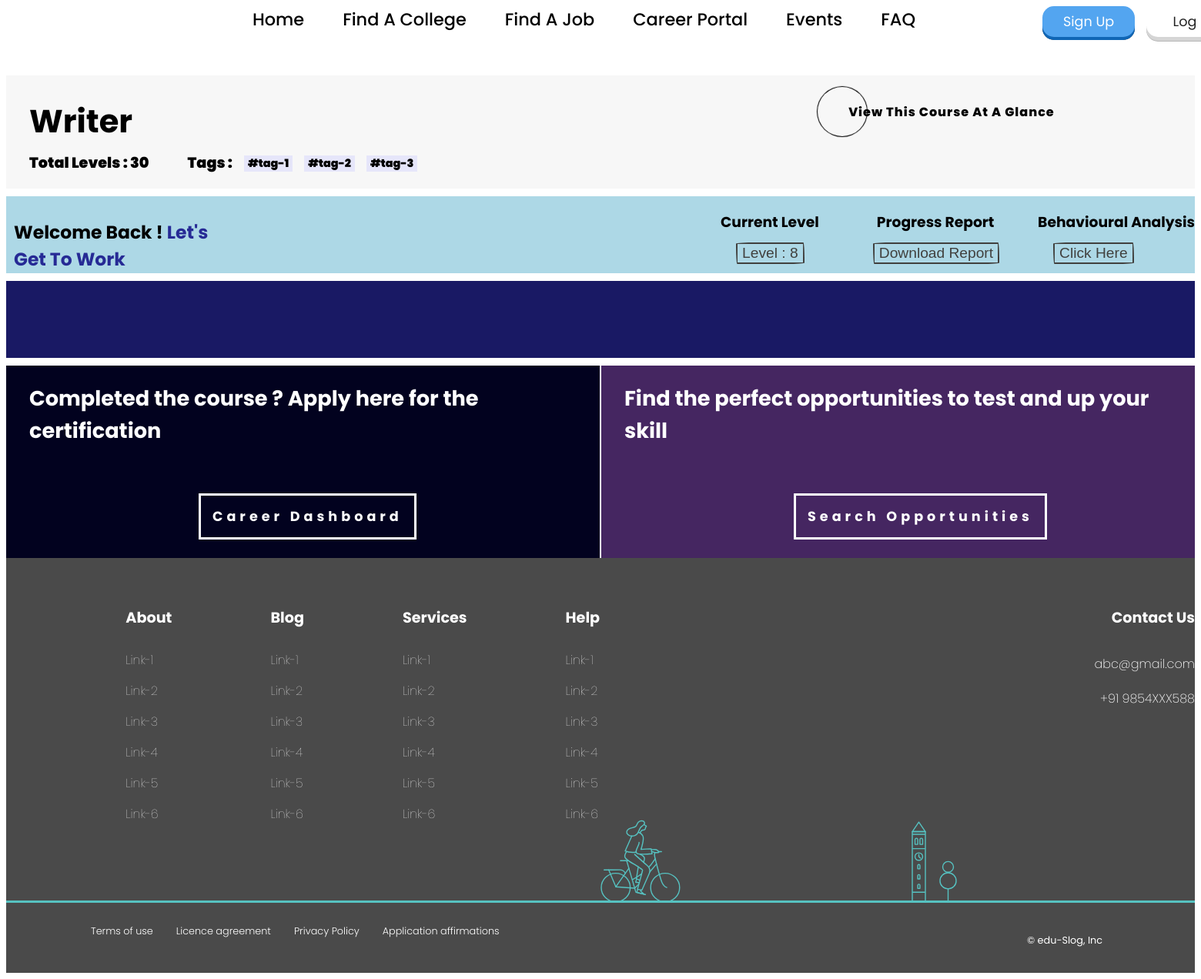
Page /level/2/ on the earlier database version.
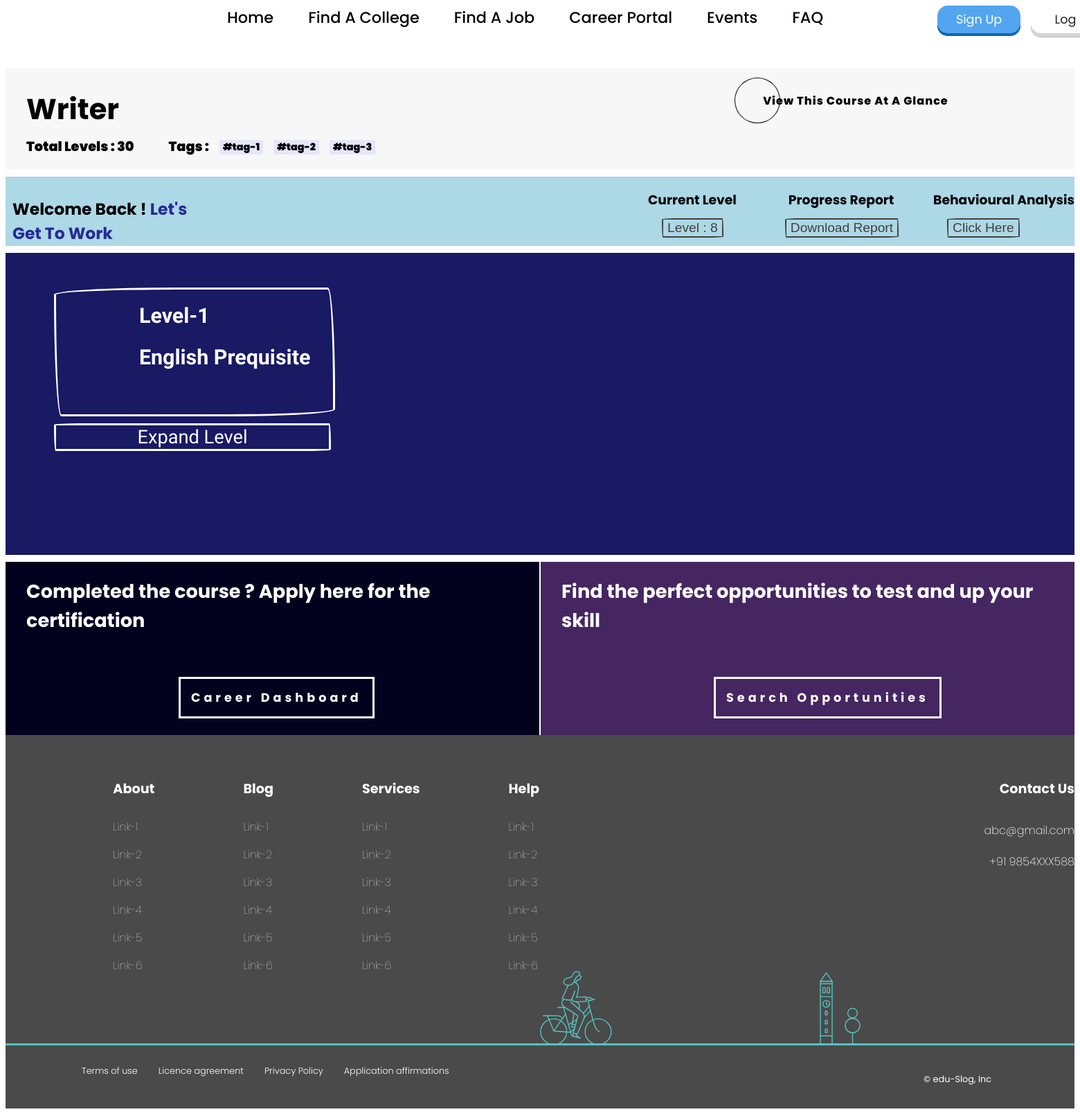
Same page on the later database version.
### app4/models.py (models this page shows, shortened)
class CareerOption(models.Model):
    name = models.CharField(max_length=100,null=True)
    total_levels = models.CharField(max_length=100,null=True)
    student = models.ManyToManyField(Student)

class Level(models.Model):
    name = models.CharField(max_length=100,null=True)
    level = models.CharField(max_length=100, null=True, blank=True)
    Topic = models.CharField(max_length=100,null=True)
    career= models.ForeignKey(CareerOption, null=True, on_delete= models.SET_NULL)

### app4/views.py (the view)
# urls.py: path('level/<str:pk>/',views.levelplay, name='levelbased'),
def levelplay(request,pk):
    career = CareerOption.objects.get(id=pk)
    levels = career.level_set.all()
    context = {'levels':levels,'career':career}
    return render(request,'app4/levelbased.html',context)

### app4/templates/app4/levelbased.html (shortened to what this page needs)
{% include 'app1/navbar.html' %}
{% load static %}
<!DOCTYPE html>
<html>
    <head>
        <link rel="stylesheet" href="{% static 'styles/levelbased.css' %}">
    </head>
    <body>
            <div class="info">
            <div class="head">
            <div class="name"><h1>{{career.name}}</h1></div>
            <div class="summary">
                <a href="javascript:;" class="sum-btn">
                  <span class="btn__circle"></span>
                  <span class="btn__text">View This Course At A Glance</span>
                </a>
            </div>
            </div>
            <div class="sub">
            <div class="total-levels"><p>Total Levels : {{career.total_levels}}</p></div>
            <div class="tags">
            <div><p>Tags : </p></div>
            <div class="tag"><p>#tag-1</p></div>
            <div class="tag"><p>#tag-2</p></div>
            <div class="tag"><p>#tag-3</p></div>
            </div>
            </div>
            </div>
            <div class="status-bar">
                <div class="block-1"><h2> Welcome Back ! <span>Let's Get To Work</span></h2></div>
                <div class="block-2">
                <div class="c-1">
                        <div class="top"><h3>Current Level</h3></div>
                        <div class="bottom">
                            <section>
                              <form action="#">
                              <button class='lined thin' type="submit">Level : 8</button>
                              </form>
                            </section>
                        </div>
                </div>
                <div class="c-1">
                        <div class="top" style="padding-left:55px;"><h3>Progress Report</h3></div>
                        <div class="bottom">
                            <section>
                              <form action="#">
                              <button class='lined thin' type="submit">Download Report</button>
                              </form>
                            </section>
                        </div>
                </div>
                <div class="c-1">
                        <div class="top"><h3>Behavioural Analysis</h3></div>
                        <div class="bottom">
                            <section>
                            <form action="#">
                              <button class='lined thin' type="submit">Click Here</button>
                              </form>
                            </section>
                        </div>
                </div>
                </div>
            </div>
            <div class="main-container">
                {% for level in levels %}
                <div class="card-container">
                        <div class="card-2">
                         <div class="card__side card__side--front">
                           <h2>{{level.level}}</h2>
                           <h2>{{level.Topic}}</h2>
                          </div>
                          <div class="card__side card__side--back">
                                <div class="row">&#9679 Placeholder</div>
                                <div class="row">&#9679 Placeholder</div>
                                <div class="row">&#9679 Placeholder</div>
                                <div class="row">&#9679 Placeholder</div>
                                <div class="row">&#9679 Placeholder</div>
                                <div class="row">&#9679 Placeholder</div>
                          </div>
                        </div>
                    <div class="levelcard">
                        <section>
                        <form action="{% url 'levelpage' level.id %}">
                        <button class='lined thin' id="levelcard" type="submit">Expand Level</button>
                        </form>
                        </section>
                    </div>
                </div>
                {% endfor %}
            </div>
            <div class="end-container">
                <div class="endrow-1">
                <h2>Completed the course ? Apply here for the certification</h2>
                <div class="button-wrapper">
                <button>Career Dashboard</button>
                </div>
                </div>
                <div class="endrow-2">
                    <h2>Find the perfect opportunities to test and up your skill</h2>
                                    <div class="button-wrapper">
                                    <button>Search Opportunities</button>
                                    </div>
                </div>
            </div>
<footer class="footer-container">
      <div class="footer_row-1">
        <div class="row_1-col-1">
          <div class="footer-menu-container">
            <div class="footer-menu">
              <h1>About</h1>
              <a href="#">Link-1</a>
              <a href="#">Link-2</a>
              <a href="#">Link-3</a>
              <a href="#">Link-4</a>
              <a href="#">Link-5</a>
              <a href="#">Link-6</a>
            </div>
            <div class="footer-menu">
              <h1>Blog</h1>
              <a href="#">Link-1</a>
              <a href="#">Link-2</a>
              <a href="#">Link-3</a>
              <a href="#">Link-4</a>
              <a href="#">Link-5</a>
              <a href="#">Link-6</a>
            </div>
            <div class="footer-menu">
              <h1>Services</h1>
              <a href="#">Link-1</a>
              <a href="#">Link-2</a>
              <a href="#">Link-3</a>
              <a href="#">Link-4</a>
              <a href="#">Link-5</a>
              <a href="#">Link-6</a>
            </div>
            <div class="footer-menu">
              <h1>Help</h1>
              <a href="#">Link-1</a>
              <a href="#">Link-2</a>
              <a href="#">Link-3</a>
              <a href="#">Link-4</a>
              <a href="#">Link-5</a>
              <a href="#">Link-6</a>
            </div>
          </div>
        </div>
        <div class="row_1-col-2">
          <h1>Contact Us</h1>
          <a href="#">abc@gmail.com</a>
          <a href="tel:+916394915220">+91 9854XXX588</a>
        </div>
      </div>
      <div class="footer-ILLUS">
        <img
          src="{% static 'images/Assets/illustrations/girl-bike-4cdb8ceabab074fbf64ca1c989fb3f78.svg' %}"
          alt=""
        />
        <img src="{% static 'images/Assets/illustrations/download.svg' %}" alt="" />
      </div>
      <div class="footer_row-2">
        <div class="row-2-col-1">
          <a href="#">Terms of use</a>
          <a href="#">Licence agreement</a>
          <a href="#">Privacy Policy</a>
          <a href="#">Application affirmations</a>
        </div>
        <div class="row-2-col-2">
          <p>©  edu-Slog, Inc</p>
        </div>
      </div>
    </footer>
    </body>
</html>

### app1/templates/app1/navbar.html (shortened to what this page needs)
{% load static %}
<!DOCTYPE html>
<html>
    <head>
        <link rel="stylesheet" href="{% static 'styles/navbar.css' %}">
    </head>
    <body>
    <div class="navbar">
	  <div class="container-1">
	  	<div class="row-1">
		<div class="options"><a href="{% url 'home' %}">Home</a></div>
		<div class="options"><a href="{% url 'institutes' %}">Find A College</a></div>
		<div class="options"><a href="{% url 'jobportal' %}">Find A Job</a></div>
		<div class="options"><a href="{% url 'career' %}">Career Portal</a></div>
		<div class="options"><a href="{% url 'event' %}">Events</a></div>
		<div class="options"><a href="{% url 'faq' %}">FAQ</a></div>
	</div>
	  <div class="container-2">
	  	<div class="row-2">
	   	<form action="{% url 'register' %}">
            <button class="btn btn-1" type='submit'>Sign Up</button>
          </form>
          <form action='{% url 'login' %}'>
            <button class="btn btn-2" type='submit'>Log In</button>
          </form>
		</div>
	 </div>
	</div>
    </body>
</html>

### static/styles/navbar.css (style rules this page uses)
.navbar { display: flex; flex-direction: row; flex-wrap: wrap; height: 100px; width: 100%; background-color: white; }
.container-1 { display: flex; flex-direction: rows; height: inherit; width: 70%; background-color: inherit; }
.row-1 { display: flex; flex-direction: row; height: inherit; width: max-content; padding-left: 270px; }
.container-2 { display: flex; flex-direction: row; height: inherit; width: 30%; }
.row-2 { display: flex; flex-direction: row; height: inherit; width: max-content; padding-left: 150px; }
.options { height: 60px; width: max-content; background-color: inherit; margin-left: 50px; }
.options a { font-family: 'Poppins', sans-serif; text-decoration: none; font-size: 1.4rem; font-weight: 500; color: black; }
.btn { font-family: "Poppins", sans-serif; position: relative; -webkit-touch-callout: none; -webkit-user-select: none; -khtml-user-select: none; -moz-user-select: none; -ms-user-select: none; user-select: none; width: 120px; height: 40px; font-size: 1.1rem; border: none; border-radius: 15px; margin-left: 15px; cursor: pointer; }
.btn-1 { background-color: #53a5f0; color: #ffffff; box-shadow: 0 4px 0 0 rgb(16, 102, 182), 0 4px 0px rgba(0, 0, 0, 0.767); }
.btn-2 { color: #222222; background-color: #ffffff; box-shadow: 0px 5px 0px rgb(213, 213, 213), 0px 6px 0px #b8b8b8; }

Differences in the rows shown:
added Level: level "Level-1", Topic "English Prequisite"
